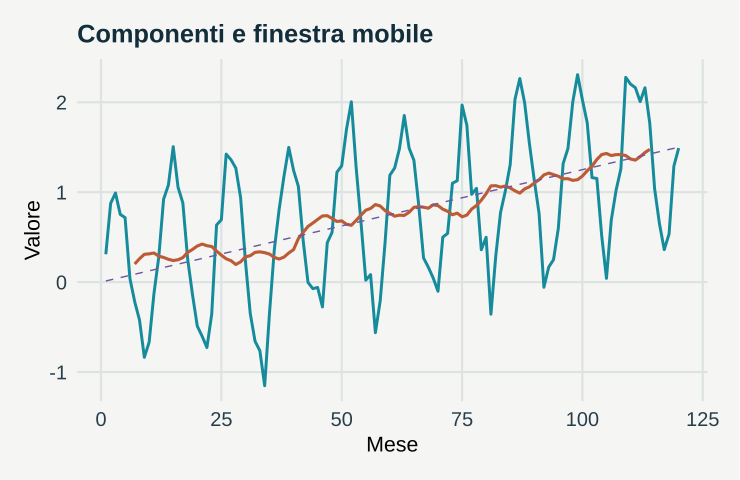

The R source for this figure:
# GeoStat Lab — funzioni comuni. R >= 4.3; ggplot2 >= 3.4; jsonlite.
suppressPackageStartupMessages(library(ggplot2))
col_geo <- c('#168B9C','#BC5B35','#7054A4','#A17B19','#227864','#64748B')
theme_set(theme_minimal(base_size=17, base_family='sans') + theme(
  plot.background=element_rect(fill='#F5F6F3',colour=NA),
  panel.background=element_rect(fill='#F5F6F3',colour=NA),
  panel.grid.minor=element_blank(),panel.grid.major=element_line(colour='#DCE3E2'),
  plot.title=element_text(size=19,face='bold',colour='#122D3B'),
  plot.subtitle=element_text(size=13,colour='#405560',margin=margin(b=12)),
  axis.text=element_text(size=15,colour='#273E4A'),axis.title=element_text(size=16),
  legend.position='bottom',legend.title=element_blank(),legend.text=element_text(size=14),
  strip.text=element_text(size=15,face='bold'),plot.margin=margin(18,24,18,18)))
metric <- function(...) data.frame(grandezza=names(c(...)),valore=as.character(c(...)),check.names=FALSE)
f <- function(x,d=3) {out<-formatC(x,digits=d,format='fg');out[!is.finite(x)]<-'Non definito';out}
line_plot <- function(d,x='x',y='y',title='',xl=x,yl=y,group=NULL) {
 p<-ggplot(d,aes(x=.data[[x]],y=.data[[y]]))
 if(is.null(group)) p<-p+geom_line(colour=col_geo[1],linewidth=1.05) else p<-p+aes(colour=.data[[group]],group=.data[[group]])+geom_line(linewidth=1)+scale_colour_manual(values=col_geo)
 p+labs(title=title,x=xl,y=yl)
}
point_plot <- function(d,x='x',y='y',title='',xl=x,yl=y,group=NULL) {
 p<-ggplot(d,aes(x=.data[[x]],y=.data[[y]]))
 if(is.null(group))p<-p+geom_point(colour=col_geo[1],size=2.5,alpha=.8) else p<-p+aes(colour=.data[[group]])+geom_point(size=2.7,alpha=.85)+scale_colour_manual(values=col_geo)
 p+labs(title=title,x=xl,y=yl)
}
hist_plot<-function(x,title='',xl='Valore',bins=20)ggplot(data.frame(x=x),aes(x))+geom_histogram(bins=bins,fill=col_geo[1],colour='#F5F6F3')+labs(title=title,x=xl,y='Frequenza')
bar_plot<-function(d,x='gruppo',y='valore',title='',yl='Valore')ggplot(d,aes(x=.data[[x]],y=.data[[y]],fill=.data[[x]]))+geom_col(width=.65)+scale_fill_manual(values=rep(col_geo,length.out=length(unique(d[[x]])) ))+guides(fill='none')+labs(title=title,x=NULL,y=yl)
map_plot<-function(d,z='z',title='',xl='Est [km]',yl='Nord [km]')ggplot(d,aes(x,y,fill=.data[[z]]))+geom_raster()+coord_equal()+scale_fill_gradientn(colours=c('#153F56','#298C9C','#B8CDB2','#F1D889','#AD542F'))+labs(title=title,x=xl,y=yl)
acf_data<-function(x,lag=20){a<-acf(x,lag.max=min(lag,length(x)-1),plot=FALSE);data.frame(x=as.vector(a$lag)[-1],y=as.vector(a$acf)[-1])}
# AR(1), distribuzione marginale stazionaria N(0, 1).
ar_series<-function(n,rho){x<-numeric(n);x[1]<-rnorm(1);for(i in 2:n)x[i]<-rho*x[i-1]+sqrt(1-rho^2)*rnorm(1);x}
# Distanze euclidee in unità metriche già dichiarate; nessuna conversione implicita di CRS.
dist_cross<-function(a,b)sqrt(outer(a[,1],b[,1],'-')^2+outer(a[,2],b[,2],'-')^2)
# Predittore IDW: i punti coincidenti ricevono esattamente il valore osservato.
idw<-function(xy,z,new,power=2){dd<-dist_cross(new,xy);apply(dd,1,function(d)if(any(d<1e-10))mean(z[d<1e-10])else weighted.mean(z,d^(-power)))}
# CART didattico binario: divisioni assiali che minimizzano l'impurità di Gini.
cart_fit<-function(x,y,depth=2,minleaf=4){
 node<-list(p=mean(y),n=length(y));if(depth<1||length(unique(y))<2||length(y)<2*minleaf)return(node)
 best<-Inf
 for(j in seq_len(ncol(x))){v<-sort(unique(x[,j])); if(length(v)<2)next
  for(cut in (head(v,-1)+tail(v,-1))/2){left<-x[,j]<=cut;nl<-sum(left);nr<-sum(!left);if(min(nl,nr)<minleaf)next
   score<-nl*mean(y[left])*(1-mean(y[left]))+nr*mean(y[!left])*(1-mean(y[!left]))
   if(score<best){best<-score;node$j<-j;node$cut<-cut;split<-left}
  }
 }
 if(is.finite(best)){node$left<-cart_fit(x[split,,drop=FALSE],y[split],depth-1,minleaf);node$right<-cart_fit(x[!split,,drop=FALSE],y[!split],depth-1,minleaf)};node
}
cart_predict<-function(tree,x)apply(x,1,function(row){t<-tree;while(!is.null(t$j))t<-if(row[t$j]<=t$cut)t$left else t$right;t$p})

p <- list(k = 6, seed = 17)
set.seed(p$seed)

t <- 1:120

trend <- t/80

y <- trend + sin(2 * pi * t/12) + rnorm(120, sd = 0.2)

sm <- as.numeric(filter(y, rep(1/(2 * p$k + 1), 2 * p$k + 1), sides = 2))

data <- data.frame(x = t, y = y, media = sm, trend = trend)

plots <- list(line_plot(data, title = "Componenti e finestra mobile", xl = "Mese", yl = "Valore") + 
    geom_line(aes(y = media), colour = col_geo[2], linewidth = 1.1) + geom_line(aes(y = trend), 
    colour = col_geo[3], linetype = 2))

metrics <- metric(`Ampiezza finestra` = 2 * p$k + 1, `Valori senza finestra completa` = sum(is.na(sm)), 
    `RMSE rispetto al trend` = f(sqrt(mean((sm - trend)^2, na.rm = TRUE))))
print(metrics,row.names=FALSE)
ggplot2::ggsave('m09-smoothing-A.svg',plots[[1]],device=svglite::svglite,width=7.7,height=5.0,bg='#F8F6F1')
